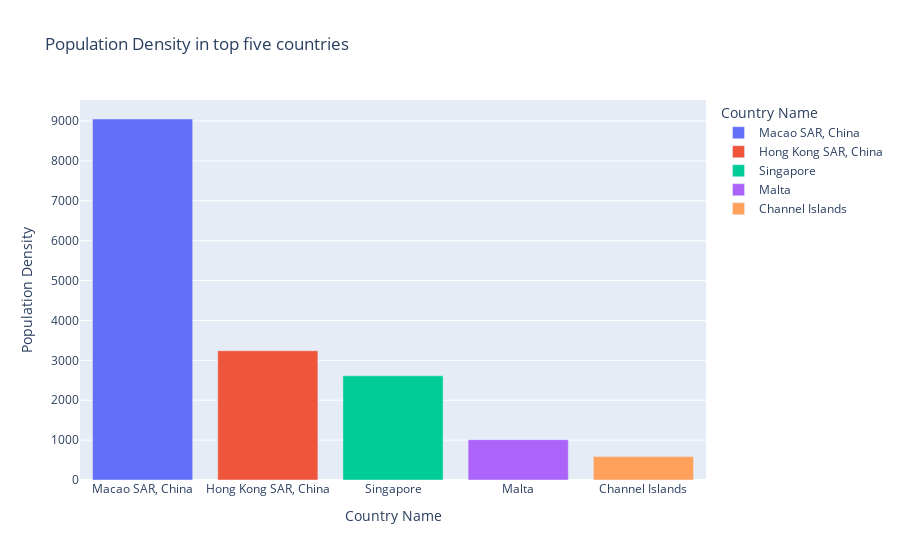
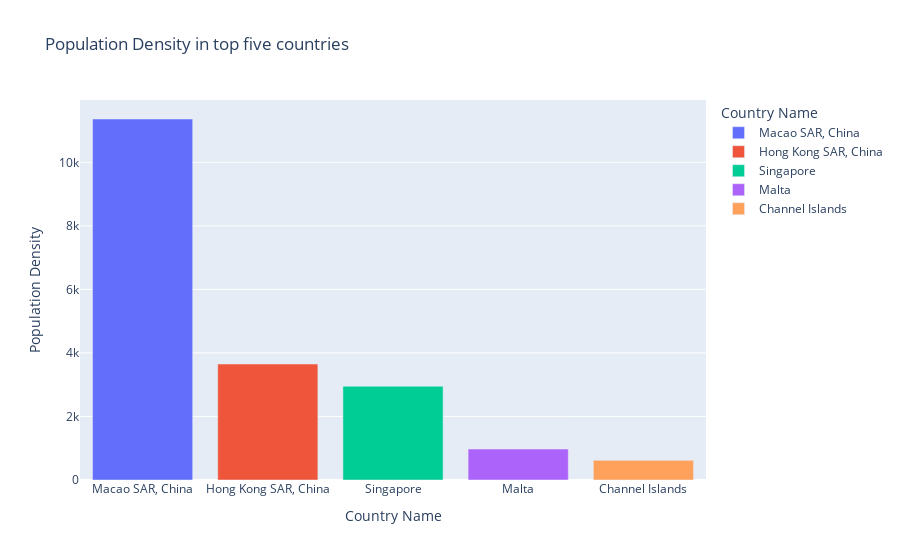
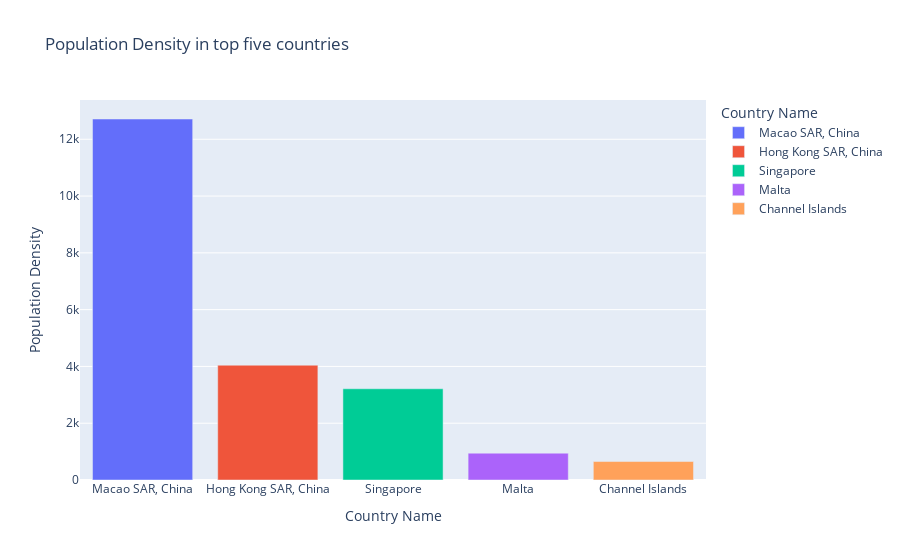
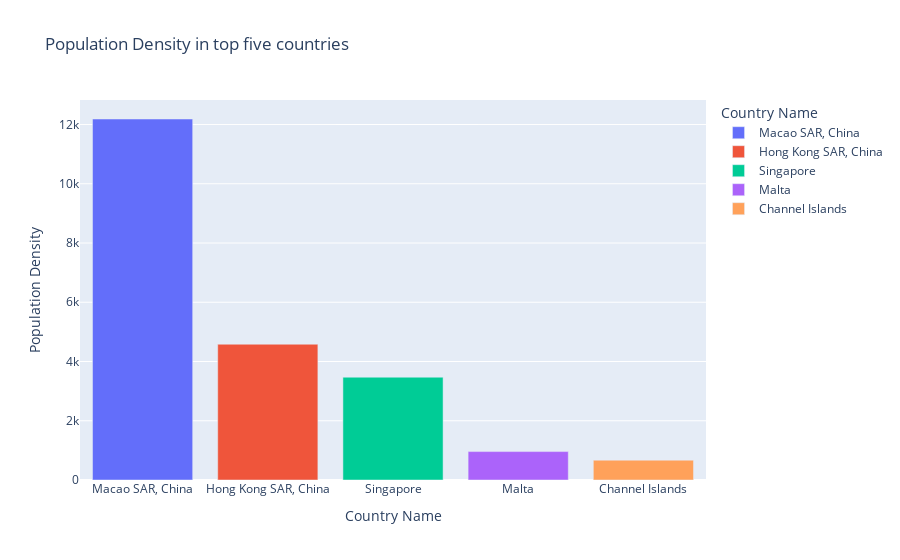

Write notebook code for charts like these, in order.
### Code cell
for i in range(len(new_d)):
    fig = px.bar(new_d[i],x='Country Name',y='Population density (people per sq. km of land area)', hover_name='Year', color='Country Name',
                labels={'Country Name':'Country Name', 'Population density (people per sq. km of land area)':'Population Density'},
                title='Population Density in top five countries')
    fig.update_layout(height=250)
    fig.show()

### Figure 1 — Plotly figure (JSON) as saved in the notebook; plotly's stock layout.template omitted (floating-point values rounded to 4 significant figures)
{"data": [{"alignmentgroup": "True", "hovertemplate": "<b>%{hovertext}</b><br><br>Country Name=%{x}<br>Population Density=%{y}<extra></extra>", "hovertext": [1962], "legendgroup": "Macao SAR, China", "marker": {"color": "#636efa", "pattern": {"shape": ""}}, "name": "Macao SAR, China", "offsetgroup": "Macao SAR, China", "orientation": "v", "showlegend": true, "textposition": "auto", "type": "bar", "x": ["Macao SAR, China"], "xaxis": "x", "y": [9051.0], "yaxis": "y"}, {"alignmentgroup": "True", "hovertemplate": "<b>%{hovertext}</b><br><br>Country Name=%{x}<br>Population Density=%{y}<extra></extra>", "hovertext": [1962], "legendgroup": "Hong Kong SAR, China", "marker": {"color": "#EF553B", "pattern": {"shape": ""}}, "name": "Hong Kong SAR, China", "offsetgroup": "Hong Kong SAR, China", "orientation": "v", "showlegend": true, "textposition": "auto", "type": "bar", "x": ["Hong Kong SAR, China"], "xaxis": "x", "y": [3240.0], "yaxis": "y"}, {"alignmentgroup": "True", "hovertemplate": "<b>%{hovertext}</b><br><br>Country Name=%{x}<br>Population Density=%{y}<extra></extra>", "hovertext": [1962], "legendgroup": "Singapore", "marker": {"color": "#00cc96", "pattern": {"shape": ""}}, "name": "Singapore", "offsetgroup": "Singapore", "orientation": "v", "showlegend": true, "textposition": "auto", "type": "bar", "x": ["Singapore"], "xaxis": "x", "y": [2612.0], "yaxis": "y"}, {"alignmentgroup": "True", "hovertemplate": "<b>%{hovertext}</b><br><br>Country Name=%{x}<br>Population Density=%{y}<extra></extra>", "hovertext": [1962], "legendgroup": "Malta", "marker": {"color": "#ab63fa", "pattern": {"shape": ""}}, "name": "Malta", "offsetgroup": "Malta", "orientation": "v", "showlegend": true, "textposition": "auto", "type": "bar", "x": ["Malta"], "xaxis": "x", "y": [1012.0], "yaxis": "y"}, {"alignmentgroup": "True", "hovertemplate": "<b>%{hovertext}</b><br><br>Country Name=%{x}<br>Population Density=%{y}<extra></extra>", "hovertext": [1962], "legendgroup": "Channel Islands", "marker": {"color": "#FFA15A", "pattern": {"shape": ""}}, "name": "Channel Islands", "offsetgroup": "Channel Islands", "orientation": "v", "showlegend": true, "textposition": "auto", "type": "bar", "x": ["Channel Islands"], "xaxis": "x", "y": [586.6], "yaxis": "y"}], "layout": {"autosize": true, "barmode": "relative", "legend": {"title": {"text": "Country Name"}, "tracegroupgap": 0}, "title": {"text": "Population Density in top five countries"}, "xaxis": {"anchor": "y", "autorange": true, "categoryarray": ["Macao SAR, China", "Hong Kong SAR, China", "Singapore", "Malta", "Channel Islands"], "categoryorder": "array", "domain": [0, 1], "range": [-0.5, 4.5], "title": {"text": "Country Name"}, "type": "category"}, "yaxis": {"anchor": "x", "autorange": true, "domain": [0, 1], "range": [0, 9528.0], "title": {"text": "Population Density"}, "type": "linear"}}}

### Figure 2 — Plotly figure (JSON) as saved in the notebook; plotly's stock layout.template omitted (floating-point values rounded to 4 significant figures)
{"data": [{"alignmentgroup": "True", "hovertemplate": "<b>%{hovertext}</b><br><br>Country Name=%{x}<br>Population Density=%{y}<extra></extra>", "hovertext": [1967], "legendgroup": "Macao SAR, China", "marker": {"color": "#636efa", "pattern": {"shape": ""}}, "name": "Macao SAR, China", "offsetgroup": "Macao SAR, China", "orientation": "v", "showlegend": true, "textposition": "auto", "type": "bar", "x": ["Macao SAR, China"], "xaxis": "x", "y": [11360.0], "yaxis": "y"}, {"alignmentgroup": "True", "hovertemplate": "<b>%{hovertext}</b><br><br>Country Name=%{x}<br>Population Density=%{y}<extra></extra>", "hovertext": [1967], "legendgroup": "Hong Kong SAR, China", "marker": {"color": "#EF553B", "pattern": {"shape": ""}}, "name": "Hong Kong SAR, China", "offsetgroup": "Hong Kong SAR, China", "orientation": "v", "showlegend": true, "textposition": "auto", "type": "bar", "x": ["Hong Kong SAR, China"], "xaxis": "x", "y": [3650.0], "yaxis": "y"}, {"alignmentgroup": "True", "hovertemplate": "<b>%{hovertext}</b><br><br>Country Name=%{x}<br>Population Density=%{y}<extra></extra>", "hovertext": [1967], "legendgroup": "Singapore", "marker": {"color": "#00cc96", "pattern": {"shape": ""}}, "name": "Singapore", "offsetgroup": "Singapore", "orientation": "v", "showlegend": true, "textposition": "auto", "type": "bar", "x": ["Singapore"], "xaxis": "x", "y": [2952.0], "yaxis": "y"}, {"alignmentgroup": "True", "hovertemplate": "<b>%{hovertext}</b><br><br>Country Name=%{x}<br>Population Density=%{y}<extra></extra>", "hovertext": [1967], "legendgroup": "Malta", "marker": {"color": "#ab63fa", "pattern": {"shape": ""}}, "name": "Malta", "offsetgroup": "Malta", "orientation": "v", "showlegend": true, "textposition": "auto", "type": "bar", "x": ["Malta"], "xaxis": "x", "y": [973.6], "yaxis": "y"}, {"alignmentgroup": "True", "hovertemplate": "<b>%{hovertext}</b><br><br>Country Name=%{x}<br>Population Density=%{y}<extra></extra>", "hovertext": [1967], "legendgroup": "Channel Islands", "marker": {"color": "#FFA15A", "pattern": {"shape": ""}}, "name": "Channel Islands", "offsetgroup": "Channel Islands", "orientation": "v", "showlegend": true, "textposition": "auto", "type": "bar", "x": ["Channel Islands"], "xaxis": "x", "y": [618.3], "yaxis": "y"}], "layout": {"autosize": true, "barmode": "relative", "legend": {"title": {"text": "Country Name"}, "tracegroupgap": 0}, "title": {"text": "Population Density in top five countries"}, "xaxis": {"anchor": "y", "autorange": true, "categoryarray": ["Macao SAR, China", "Hong Kong SAR, China", "Singapore", "Malta", "Channel Islands"], "categoryorder": "array", "domain": [0, 1], "range": [-0.5, 4.5], "title": {"text": "Country Name"}, "type": "category"}, "yaxis": {"anchor": "x", "autorange": true, "domain": [0, 1], "range": [0, 11960.0], "title": {"text": "Population Density"}, "type": "linear"}}}

### Figure 3 — Plotly figure (JSON) as saved in the notebook; plotly's stock layout.template omitted (floating-point values rounded to 4 significant figures)
{"data": [{"alignmentgroup": "True", "hovertemplate": "<b>%{hovertext}</b><br><br>Country Name=%{x}<br>Population Density=%{y}<extra></extra>", "hovertext": [1972], "legendgroup": "Macao SAR, China", "marker": {"color": "#636efa", "pattern": {"shape": ""}}, "name": "Macao SAR, China", "offsetgroup": "Macao SAR, China", "orientation": "v", "showlegend": true, "textposition": "auto", "type": "bar", "x": ["Macao SAR, China"], "xaxis": "x", "y": [12710.0], "yaxis": "y"}, {"alignmentgroup": "True", "hovertemplate": "<b>%{hovertext}</b><br><br>Country Name=%{x}<br>Population Density=%{y}<extra></extra>", "hovertext": [1972], "legendgroup": "Hong Kong SAR, China", "marker": {"color": "#EF553B", "pattern": {"shape": ""}}, "name": "Hong Kong SAR, China", "offsetgroup": "Hong Kong SAR, China", "orientation": "v", "showlegend": true, "textposition": "auto", "type": "bar", "x": ["Hong Kong SAR, China"], "xaxis": "x", "y": [4043.0], "yaxis": "y"}, {"alignmentgroup": "True", "hovertemplate": "<b>%{hovertext}</b><br><br>Country Name=%{x}<br>Population Density=%{y}<extra></extra>", "hovertext": [1972], "legendgroup": "Singapore", "marker": {"color": "#00cc96", "pattern": {"shape": ""}}, "name": "Singapore", "offsetgroup": "Singapore", "orientation": "v", "showlegend": true, "textposition": "auto", "type": "bar", "x": ["Singapore"], "xaxis": "x", "y": [3213.0], "yaxis": "y"}, {"alignmentgroup": "True", "hovertemplate": "<b>%{hovertext}</b><br><br>Country Name=%{x}<br>Population Density=%{y}<extra></extra>", "hovertext": [1972], "legendgroup": "Malta", "marker": {"color": "#ab63fa", "pattern": {"shape": ""}}, "name": "Malta", "offsetgroup": "Malta", "orientation": "v", "showlegend": true, "textposition": "auto", "type": "bar", "x": ["Malta"], "xaxis": "x", "y": [945.2], "yaxis": "y"}, {"alignmentgroup": "True", "hovertemplate": "<b>%{hovertext}</b><br><br>Country Name=%{x}<br>Population Density=%{y}<extra></extra>", "hovertext": [1972], "legendgroup": "Channel Islands", "marker": {"color": "#FFA15A", "pattern": {"shape": ""}}, "name": "Channel Islands", "offsetgroup": "Channel Islands", "orientation": "v", "showlegend": true, "textposition": "auto", "type": "bar", "x": ["Channel Islands"], "xaxis": "x", "y": [650.6], "yaxis": "y"}], "layout": {"autosize": true, "barmode": "relative", "legend": {"title": {"text": "Country Name"}, "tracegroupgap": 0}, "title": {"text": "Population Density in top five countries"}, "xaxis": {"anchor": "y", "autorange": true, "categoryarray": ["Macao SAR, China", "Hong Kong SAR, China", "Singapore", "Malta", "Channel Islands"], "categoryorder": "array", "domain": [0, 1], "range": [-0.5, 4.5], "title": {"text": "Country Name"}, "type": "category"}, "yaxis": {"anchor": "x", "autorange": true, "domain": [0, 1], "range": [0, 13380.0], "title": {"text": "Population Density"}, "type": "linear"}}}

### Figure 4 — Plotly figure (JSON) as saved in the notebook; plotly's stock layout.template omitted (floating-point values rounded to 4 significant figures)
{"data": [{"alignmentgroup": "True", "hovertemplate": "<b>%{hovertext}</b><br><br>Country Name=%{x}<br>Population Density=%{y}<extra></extra>", "hovertext": [1977], "legendgroup": "Macao SAR, China", "marker": {"color": "#636efa", "pattern": {"shape": ""}}, "name": "Macao SAR, China", "offsetgroup": "Macao SAR, China", "orientation": "v", "showlegend": true, "textposition": "auto", "type": "bar", "x": ["Macao SAR, China"], "xaxis": "x", "y": [12190.0], "yaxis": "y"}, {"alignmentgroup": "True", "hovertemplate": "<b>%{hovertext}</b><br><br>Country Name=%{x}<br>Population Density=%{y}<extra></extra>", "hovertext": [1977], "legendgroup": "Hong Kong SAR, China", "marker": {"color": "#EF553B", "pattern": {"shape": ""}}, "name": "Hong Kong SAR, China", "offsetgroup": "Hong Kong SAR, China", "orientation": "v", "showlegend": true, "textposition": "auto", "type": "bar", "x": ["Hong Kong SAR, China"], "xaxis": "x", "y": [4584.0], "yaxis": "y"}, {"alignmentgroup": "True", "hovertemplate": "<b>%{hovertext}</b><br><br>Country Name=%{x}<br>Population Density=%{y}<extra></extra>", "hovertext": [1977], "legendgroup": "Singapore", "marker": {"color": "#00cc96", "pattern": {"shape": ""}}, "name": "Singapore", "offsetgroup": "Singapore", "orientation": "v", "showlegend": true, "textposition": "auto", "type": "bar", "x": ["Singapore"], "xaxis": "x", "y": [3471.0], "yaxis": "y"}, {"alignmentgroup": "True", "hovertemplate": "<b>%{hovertext}</b><br><br>Country Name=%{x}<br>Population Density=%{y}<extra></extra>", "hovertext": [1977], "legendgroup": "Malta", "marker": {"color": "#ab63fa", "pattern": {"shape": ""}}, "name": "Malta", "offsetgroup": "Malta", "orientation": "v", "showlegend": true, "textposition": "auto", "type": "bar", "x": ["Malta"], "xaxis": "x", "y": [959.3], "yaxis": "y"}, {"alignmentgroup": "True", "hovertemplate": "<b>%{hovertext}</b><br><br>Country Name=%{x}<br>Population Density=%{y}<extra></extra>", "hovertext": [1977], "legendgroup": "Channel Islands", "marker": {"color": "#FFA15A", "pattern": {"shape": ""}}, "name": "Channel Islands", "offsetgroup": "Channel Islands", "orientation": "v", "showlegend": true, "textposition": "auto", "type": "bar", "x": ["Channel Islands"], "xaxis": "x", "y": [669.4], "yaxis": "y"}], "layout": {"autosize": true, "barmode": "relative", "legend": {"title": {"text": "Country Name"}, "tracegroupgap": 0}, "title": {"text": "Population Density in top five countries"}, "xaxis": {"anchor": "y", "autorange": true, "categoryarray": ["Macao SAR, China", "Hong Kong SAR, China", "Singapore", "Malta", "Channel Islands"], "categoryorder": "array", "domain": [0, 1], "range": [-0.5, 4.5], "title": {"text": "Country Name"}, "type": "category"}, "yaxis": {"anchor": "x", "autorange": true, "domain": [0, 1], "range": [0, 12830.0], "title": {"text": "Population Density"}, "type": "linear"}}}
